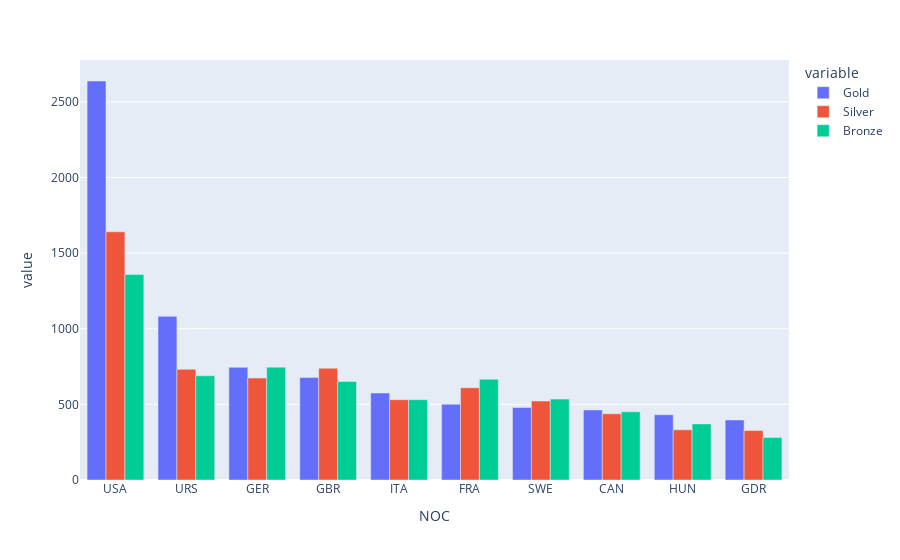

The cell this chart's notebook holds for it:
### Code cell
# f) + h)
top_10 = medal_counts.sort_values(by = "Gold", ascending=False).head(10)
px.bar(top_10, barmode="group")

### Figure 1 — Plotly figure (JSON) as saved in the notebook; plotly's stock layout.template omitted (floating-point values rounded to 4 significant figures)
{"data": [{"alignmentgroup": "True", "hovertemplate": "variable=Gold<br>NOC=%{x}<br>value=%{y}<extra></extra>", "legendgroup": "Gold", "marker": {"color": "#636efa", "pattern": {"shape": ""}}, "name": "Gold", "offsetgroup": "Gold", "orientation": "v", "showlegend": true, "textposition": "auto", "type": "bar", "x": ["USA", "URS", "GER", "GBR", "ITA", "FRA", "SWE", "CAN", "HUN", "GDR"], "xaxis": "x", "y": [2638, 1082, 745, 678, 575, 501, 479, 463, 432, 397], "yaxis": "y"}, {"alignmentgroup": "True", "hovertemplate": "variable=Silver<br>NOC=%{x}<br>value=%{y}<extra></extra>", "legendgroup": "Silver", "marker": {"color": "#EF553B", "pattern": {"shape": ""}}, "name": "Silver", "offsetgroup": "Silver", "orientation": "v", "showlegend": true, "textposition": "auto", "type": "bar", "x": ["USA", "URS", "GER", "GBR", "ITA", "FRA", "SWE", "CAN", "HUN", "GDR"], "xaxis": "x", "y": [1641, 732, 674, 739, 531, 610, 522, 438, 332, 327], "yaxis": "y"}, {"alignmentgroup": "True", "hovertemplate": "variable=Bronze<br>NOC=%{x}<br>value=%{y}<extra></extra>", "legendgroup": "Bronze", "marker": {"color": "#00cc96", "pattern": {"shape": ""}}, "name": "Bronze", "offsetgroup": "Bronze", "orientation": "v", "showlegend": true, "textposition": "auto", "type": "bar", "x": ["USA", "URS", "GER", "GBR", "ITA", "FRA", "SWE", "CAN", "HUN", "GDR"], "xaxis": "x", "y": [1358, 689, 746, 651, 531, 666, 535, 451, 371, 281], "yaxis": "y"}], "layout": {"barmode": "group", "legend": {"title": {"text": "variable"}, "tracegroupgap": 0}, "margin": {"t": 60}, "xaxis": {"anchor": "y", "domain": [0, 1], "title": {"text": "NOC"}}, "yaxis": {"anchor": "x", "domain": [0, 1], "title": {"text": "value"}}}}
